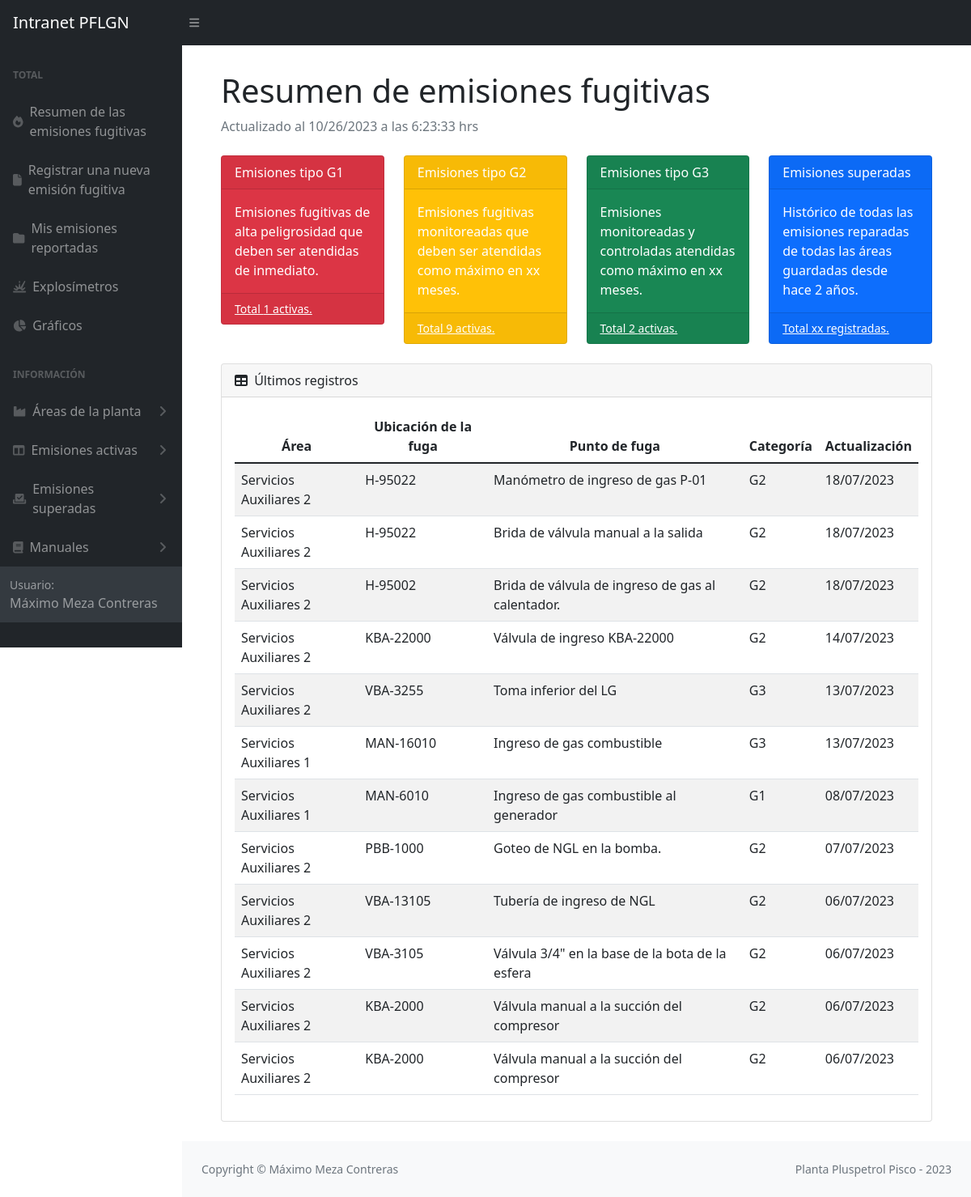
Page /emisionesFugitivas/ (signed in) on the earlier database version.
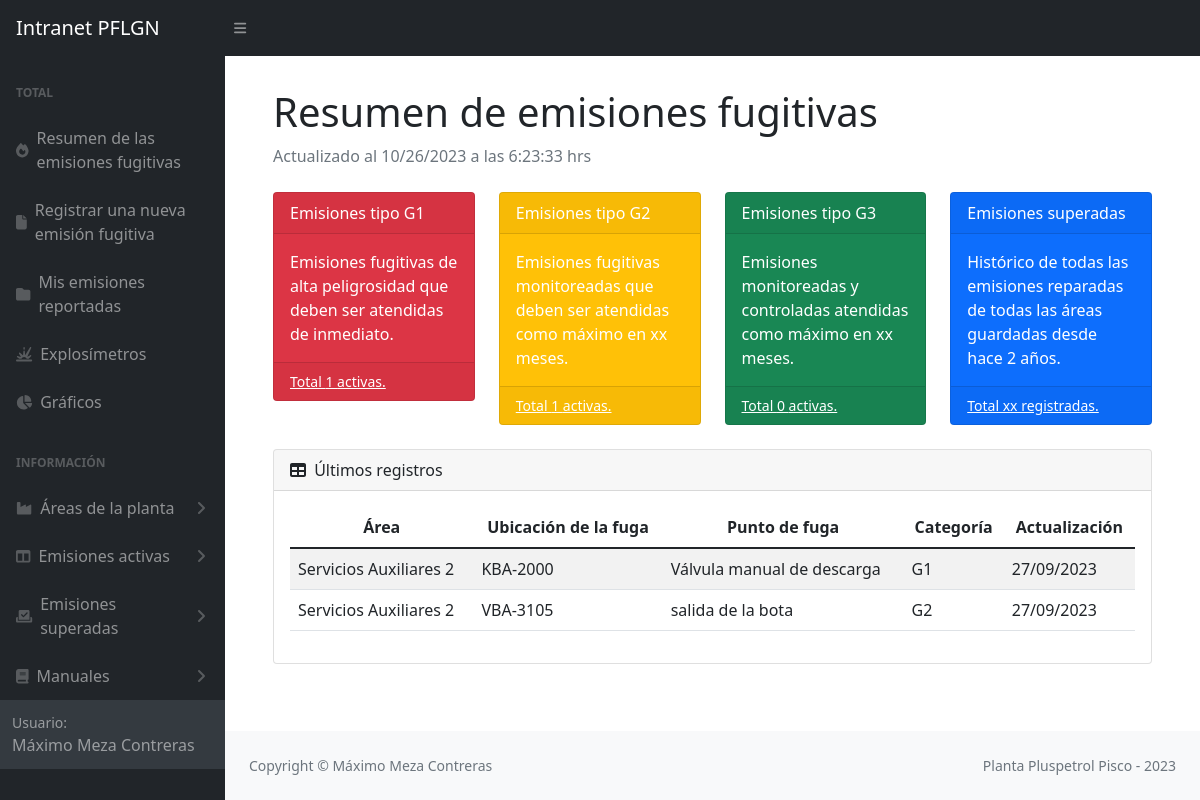
Same page on the later database version.
### emisiones/models.py (models this page shows, shortened)
class Emision(models.Model):
    site = models.CharField(max_length=20, choices=SITE_CHOICES, default='Pisco')
    yacimiento = models.CharField(max_length=100, choices=YACIMIENTO_CHOICES, default='Pisco')
    area = models.CharField(max_length=100)
    sistema = models.CharField(max_length=100)
    ubicacion = models.TextField(max_length=200)
    fuga = models.TextField(max_length=300)
    fluido = models.CharField(max_length=100)
    sustancia = models.CharField(max_length=100)
    componente = models.CharField(max_length=100)
    instalacion = models.CharField(max_length=100)
    tamAccesorio = models.CharField(max_length=100)
    medicion = models.PositiveIntegerField()
    medicion15 = models.CharField(max_length=100)
    presion = models.CharField(max_length=100)
    ciclado = models.CharField(max_length=50)
    ignicion = models.CharField(max_length=50)
    localizacion = models.CharField(max_length=50)
    usuario = models.ForeignKey(User, on_delete=models.SET_NULL, null=True)
    fechaReporte = models.DateField()
    updated_at = models.DateTimeField(null=True)
    created_at = models.DateField(auto_now_add=True,null=True)
    emisionSuperada = models.BooleanField(default=False)
    FCF = models.PositiveSmallIntegerField(null=True)
    categoria = models.CharField(max_length=10, null=True)
    imagen = models.ImageField(upload_to='imagenesEmisiones', null=True)

### emisiones/views.py (the view)
# urls.py: path('emisionesFugitivas/', views.mainEmisiones, name='emisionesPrincipal'),
@login_required
def mainEmisiones(request):
    Emisiones = Emision.objects.all().order_by('-updated_at')
    cantidadG1,cantidadG2,cantidadG3 = FactorizacionTipoG()
    return render (request, 'mainEmisiones.html',{'Emisiones':Emisiones, 'cantidadG1':cantidadG1,'cantidadG2':cantidadG2,'cantidadG3':cantidadG3},)

### emisiones/utils/factores.py (called while the page is built)
def FactorizacionTipoG():
    tipoG1 = Emision.objects.all().filter(categoria='G1')
    tipoG2 = Emision.objects.all().filter(categoria='G2')
    tipoG3 = Emision.objects.all().filter(categoria='G3')
    cantidadG1 = 0
    cantidadG2 = 0
    cantidadG3 = 0
    if(tipoG1==[]):
        cantidadG1 = 0
    else:
        for G1 in tipoG1:
            cantidadG1 = cantidadG1 +1
    if(tipoG2==[]):
        cantidadG2 = 0
    else:
        for G2 in tipoG2:
            cantidadG2 = cantidadG2 +1
    if(tipoG3==[]):
        cantidadG3 = 0
    else:
        for G3 in tipoG3:
            cantidadG3 = cantidadG3 +1
    return cantidadG1,cantidadG2,cantidadG3

### emisiones/templates/mainEmisiones.html (shortened to what the changed rows need)
{% extends 'partials/_barraLateralEmisiones.html' %}
{% block content %}
<div class="container mt-2">
    <main>
        <div class="container-fluid px-4">
            <h1 class="mt-4">Resumen de emisiones fugitivas</h1>
            <div class="row">
                <div class="col-xl-3 col-md-6">
                    <div class="card bg-warning text-white mb-4">
                        <div class="card-footer d-flex align-items-center justify-content-between">
                        <a class="small text-white stretched-link" href="/listaEmisionesG2">Total {{cantidadG2}} activas.</a>
                        </div>
                    </div>
                </div>
                <div class="col-xl-3 col-md-6">
                    <div class="card bg-success text-white mb-4">
                        <div class="card-footer d-flex align-items-center justify-content-between">
                        <a class="small text-white stretched-link" href="/listaEmisionesG3">Total {{cantidadG3}}  activas.</a>
                        </div>
                    </div>
                </div>
            </div>
            <div class="card mb-4">
                <div class="card-body">
                    <table class="table table-striped table-responsive" id="datatablesSimple">
                        <thead>
                            <tr>
                                <th>Área</th>
                                <th>Ubicación de la fuga</th>
                                <th>Punto de fuga</th>
                                <th>Categoría</th>
                                <th>Actualización</th>
                            </tr>
                        </thead>
                        <tbody>
                            {% for Emision in Emisiones %}
                            <tr>
                                <td>{{Emision.area}}</td>
                                <td>{{Emision.ubicacion}}</td>
                                <td>{{Emision.fuga| truncatechars:50}}</td>
                                <td>{{Emision.categoria}}</td>
                                <td>{{Emision.created_at|date:'d/m/Y'}}</td>
                            </tr>
                            {% empty %}
                            <td colspan="7">No hay registros</td>
                        {% endfor %}
                        </tbody>
                    </table>
                </div>
            </div>
        </div>
    </main>
{% endblock %}

Differences in the rows shown:
removed Emision: area "Servicios Auxiliares 2", ubicacion "H-95022", fuga "Manómetro de ingreso de gas P-01", categoria "G2", created_at "18/07/2023"
removed Emision: area "Servicios Auxiliares 2", ubicacion "H-95022", fuga "Brida de válvula manual a la salida", categoria "G2", created_at "18/07/2023"
removed Emision: area "Servicios Auxiliares 2", ubicacion "H-95002", fuga "Brida de válvula de ingreso de gas al calentador.", categoria "G2", created_at "18/07/2023"
removed Emision: area "Servicios Auxiliares 2", ubicacion "KBA-22000", fuga "Válvula de ingreso KBA-22000", categoria "G2", created_at "14/07/2023"
removed Emision: area "Servicios Auxiliares 2", ubicacion "VBA-3255", fuga "Toma inferior del LG", categoria "G3", created_at "13/07/2023"
removed Emision: area "Servicios Auxiliares 1", ubicacion "MAN-16010", fuga "Ingreso de gas combustible", categoria "G3", created_at "13/07/2023"
removed Emision: area "Servicios Auxiliares 1", ubicacion "MAN-6010", fuga "Ingreso de gas combustible al generador", categoria "G1", created_at "08/07/2023"
removed Emision: area "Servicios Auxiliares 2", ubicacion "PBB-1000", fuga "Goteo de NGL en la bomba.", categoria "G2", created_at "07/07/2023"
removed Emision: area "Servicios Auxiliares 2", ubicacion "VBA-13105", fuga "Tubería de ingreso de NGL", categoria "G2", created_at "06/07/2023"
removed Emision: area "Servicios Auxiliares 2", ubicacion "VBA-3105", fuga "Válvula 3/4\" en la base de la bota de la esfera", categoria "G2", created_at "06/07/2023"
removed Emision: area "Servicios Auxiliares 2", ubicacion "KBA-2000", fuga "Válvula manual a la succión del compresor", categoria "G2", created_at "06/07/2023"
removed Emision: area "Servicios Auxiliares 2", ubicacion "KBA-2000", fuga "Válvula manual a la succión del compresor", categoria "G2", created_at "06/07/2023"
added Emision: area "Servicios Auxiliares 2", ubicacion "KBA-2000", fuga "Válvula manual de descarga", categoria "G1", created_at "27/09/2023"
added Emision: area "Servicios Auxiliares 2", ubicacion "VBA-3105", fuga "salida de la bota", categoria "G2", created_at "27/09/2023"
Other differences:
{{ cantidadG2 }}: "9" → "1"
{{ cantidadG3 }}: "2" → "0"
